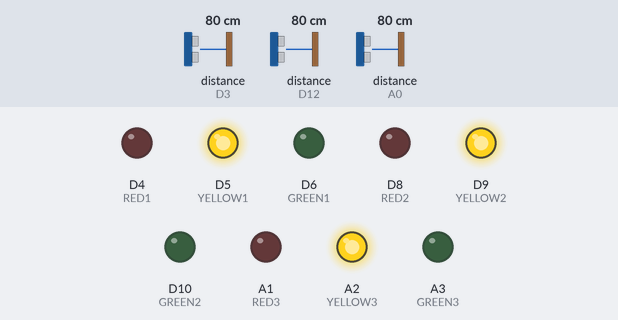
Bench run of a sketch on a simulated Arduino Uno R4 WiFi. Parts: output pins drawn as LEDs (lit = HIGH). Wiring (inferred from the names in the program): 3 × ultrasonic range finder: trigger D2, echo D3 / trigger D11, echo D12 / trigger D13, echo A0. The test bench sets the inputs (shaded band); at power-on: distance to the obstacle (sensors on D3, D12, A0) 80 cm. The echo pulse lasts 58.3 µs per cm; WiFi joins after 1.5 s; servers stay silent unless stated; pins used as bus, display or sensor lines are not drawn; what the sketch prints to the serial monitor is not drawn.

Above: at 2.7 s.
2.8 s: distance to the obstacle (sensor on D3) set to 45 cm
4.5 s: distance to the obstacle (sensor on D3) set to 38 cm
At 5.6 s:
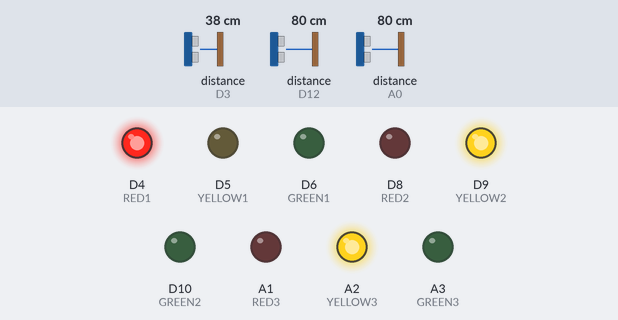
6.4 s: distance to the obstacle (sensor on D12) set to 45 cm
8.1 s: distance to the obstacle (sensor on D12) set to 38 cm
At 9.2 s:
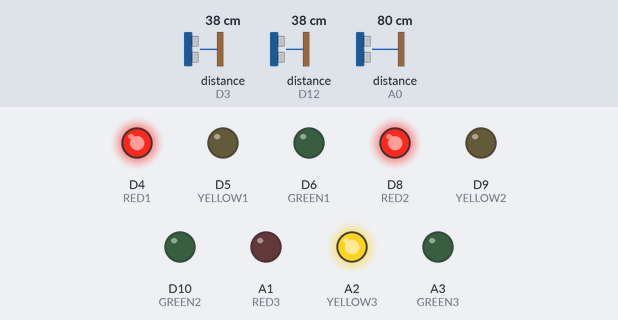
10.2 s: distance to the obstacle (sensor on A0) set to 44 cm
11.9 s: distance to the obstacle (sensor on A0) set to 37 cm
At 13.4 s:
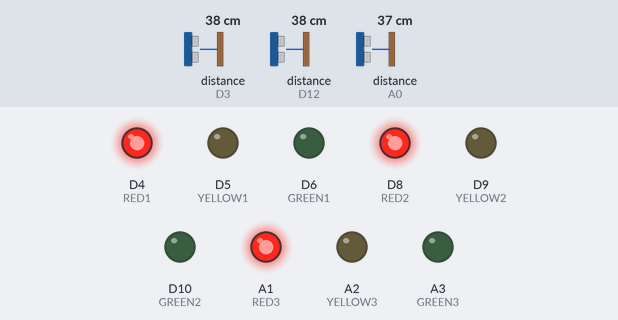
Timing chart, 0 to 14.9 s (numbered marks = the images above; inputs shaded):
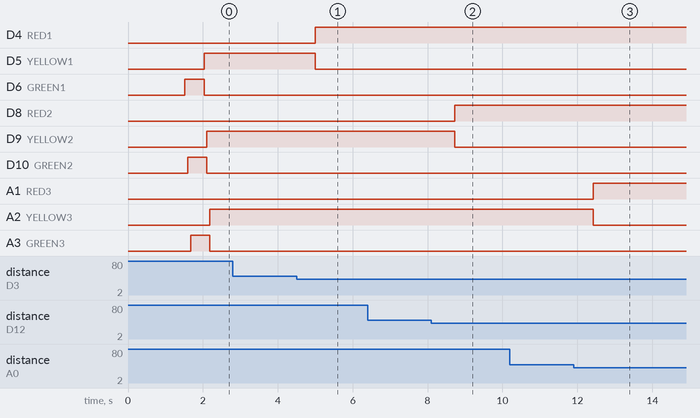

The sketch:

lane_monitor.ino
```cpp
#include <WiFiS3.h>

// =============== WIFI ===============
// Edit these to match your network.
const char* ssid     = "YOUR_WIFI_NAME";
const char* password = "YOUR_WIFI_PASSWORD";

WiFiServer server(80);

// =============== PINS ===============

// Lane 1
#define TRIG1 2
#define ECHO1 3
#define RED1 4
#define YELLOW1 5
#define GREEN1 6

// Lane 2
#define TRIG2 11
#define ECHO2 12
#define RED2 8
#define YELLOW2 9
#define GREEN2 10

// Lane 3
#define TRIG3 13
#define ECHO3 A0
#define RED3 A1
#define YELLOW3 A2
#define GREEN3 A3

// =============== SETTINGS ===============

const float MAX_DISTANCE = 150.0;
// pulseIn timeout derived from MAX_DISTANCE (~29us per cm round trip)
const unsigned long ECHO_TIMEOUT_US = (unsigned long)(MAX_DISTANCE * 2.0 * 29.0);

const float GREEN_LIMIT  = 90.0;
const float YELLOW_LIMIT = 40.0;

// Gap between reading each lane's sensor so the previous echo dies
// down before the next TRIG fires (prevents cross-talk between the
// 3 ultrasonic sensors, which otherwise causes lights to flip on their own).
const unsigned long LANE_SETTLE_MS = 60;

// A state must be seen this many times in a row before we act on it.
// This kills single-reading flicker/noise (lights changing by themselves).
const int DEBOUNCE_COUNT = 4;

// =============== STATE ===============

int stableState[3]    = {2, 2, 2};  // last confirmed state per lane
int candidateState[3] = {2, 2, 2};  // state we're currently seeing
int candidateCount[3] = {0, 0, 0};  // how many times in a row we've seen it

// =============== SENSOR ===============

float pingOnce(int trig, int echo) {
  digitalWrite(trig, LOW);
  delayMicroseconds(2);
  digitalWrite(trig, HIGH);
  delayMicroseconds(10);
  digitalWrite(trig, LOW);

  long duration = pulseIn(echo, HIGH, ECHO_TIMEOUT_US);
  if (duration == 0) return MAX_DISTANCE;

  float distance = duration * 0.0343 / 2.0;
  return constrain(distance, 0, MAX_DISTANCE);
}

// Takes 3 quick readings and returns the median, so a single noisy/
// reflected echo can't cause a light to jump by itself.
float getDistance(int trig, int echo) {
  float a = pingOnce(trig, echo);
  delayMicroseconds(600); // brief gap so this sensor's own echo clears
  float b = pingOnce(trig, echo);
  delayMicroseconds(600);
  float c = pingOnce(trig, echo);

  // Median of 3
  if (a > b) { float t = a; a = b; b = t; }
  if (b > c) { float t = b; b = c; c = t; }
  if (a > b) { float t = a; a = b; b = t; }
  return b;
}

// =============== LIGHTS ===============

void lane1Light(int state) {
  digitalWrite(RED1, state == 0);
  digitalWrite(YELLOW1, state == 1);
  digitalWrite(GREEN1, state == 2);
}
void lane2Light(int state) {
  digitalWrite(RED2, state == 0);
  digitalWrite(YELLOW2, state == 1);
  digitalWrite(GREEN2, state == 2);
}
void lane3Light(int state) {
  digitalWrite(RED3, state == 0);
  digitalWrite(YELLOW3, state == 1);
  digitalWrite(GREEN3, state == 2);
}

void setLaneLight(int lane, int state) {
  if (lane == 0) lane1Light(state);
  if (lane == 1) lane2Light(state);
  if (lane == 2) lane3Light(state);
}

// =============== CHECK LANE ===============

void checkLane(int lane, float distance) {
  int rawState;
  if (distance > GREEN_LIMIT) rawState = 2;
  else if (distance >= YELLOW_LIMIT) rawState = 1;
  else rawState = 0;

  // Debounce: only accept a new state once we've seen it consistently.
  if (rawState == candidateState[lane]) {
    if (candidateCount[lane] < DEBOUNCE_COUNT) candidateCount[lane]++;
  } else {
    candidateState[lane] = rawState;
    candidateCount[lane] = 1;
  }

  if (candidateCount[lane] < DEBOUNCE_COUNT) {
    // Not confirmed yet, keep showing the last stable light.
    setLaneLight(lane, stableState[lane]);
    return;
  }

  stableState[lane] = rawState;
  setLaneLight(lane, rawState); // lights update immediately, every loop
}

// =============== WEB SERVER ===============
// Serves the same {"lane1":N,"lane2":N,"lane3":N} shape the dashboard
// expects, built from the debounced stableState[] the lights already use
// (not a raw sensor reading), so the webpage always agrees with the LEDs.

void handleClient() {
  WiFiClient client = server.available();
  if (!client) return;

  // Brief wait for the request bytes to arrive, then drain them.
  // We only serve one thing, so we don't need to parse the path.
  unsigned long start = millis();
  while (client.connected() && !client.available() && millis() - start < 200) {
    // waiting
  }
  while (client.available()) {
    client.read();
  }

  client.println("HTTP/1.1 200 OK");
  client.println("Content-Type: application/json");
  client.println("Access-Control-Allow-Origin: *"); // lets the dashboard fetch() from any host/file
  client.println("Connection: close");
  client.println();
  client.print("{\"lane1\":");
  client.print(stableState[0]);
  client.print(",\"lane2\":");
  client.print(stableState[1]);
  client.print(",\"lane3\":");
  client.print(stableState[2]);
  client.println("}");

  delay(1);
  client.stop();
}

// =============== SETUP ===============

void setup() {
  Serial.begin(9600);

  pinMode(TRIG1, OUTPUT); pinMode(ECHO1, INPUT);
  pinMode(TRIG2, OUTPUT); pinMode(ECHO2, INPUT);
  pinMode(TRIG3, OUTPUT); pinMode(ECHO3, INPUT);

  pinMode(RED1, OUTPUT); pinMode(YELLOW1, OUTPUT); pinMode(GREEN1, OUTPUT);
  pinMode(RED2, OUTPUT); pinMode(YELLOW2, OUTPUT); pinMode(GREEN2, OUTPUT);
  pinMode(RED3, OUTPUT); pinMode(YELLOW3, OUTPUT); pinMode(GREEN3, OUTPUT);

  Serial.print("Connecting to ");
  Serial.println(ssid);
  WiFi.begin(ssid, password);
  while (WiFi.status() != WL_CONNECTED) {
    delay(500);
    Serial.print(".");
  }
  Serial.println();
  Serial.println("Connected!");
  Serial.print("Dashboard should point at: http://");
  Serial.println(WiFi.localIP());

  server.begin();
}

// =============== LOOP ===============

void loop() {
  float lane1 = getDistance(TRIG1, ECHO1);
  checkLane(0, lane1);
  delay(LANE_SETTLE_MS);

  float lane2 = getDistance(TRIG2, ECHO2);
  checkLane(1, lane2);
  delay(LANE_SETTLE_MS);

  float lane3 = getDistance(TRIG3, ECHO3);
  checkLane(2, lane3);

  handleClient();
}
```

Measured:
- the behaviour switches between 41 and 40 cm on distance to the obstacle (sensor on D3) (found by bisection; images 0 and 1)
- the behaviour switches between 41 and 40 cm on distance to the obstacle (sensor on D12) (found by bisection; images 1 and 2)
- the behaviour switches between 41 and 40 cm on distance to the obstacle (sensor on A0) (found by bisection; images 2 and 3)
- after the input at 2.8 s, every drawn part: stays the same
- after the input at 4.5 s, D4 (RED1): LOW → HIGH after 0.50 s; D5 (YELLOW1): HIGH → LOW after 0.50 s
- after the input at 6.4 s, every drawn part: stays the same
- after the input at 8.1 s, D8 (RED2): LOW → HIGH after 0.62 s; D9 (YELLOW2): HIGH → LOW after 0.62 s
- after the input at 10.2 s, every drawn part: stays the same
- after the input at 11.9 s, A1 (RED3): LOW → HIGH after 0.52 s; A2 (YELLOW3): HIGH → LOW after 0.52 s
